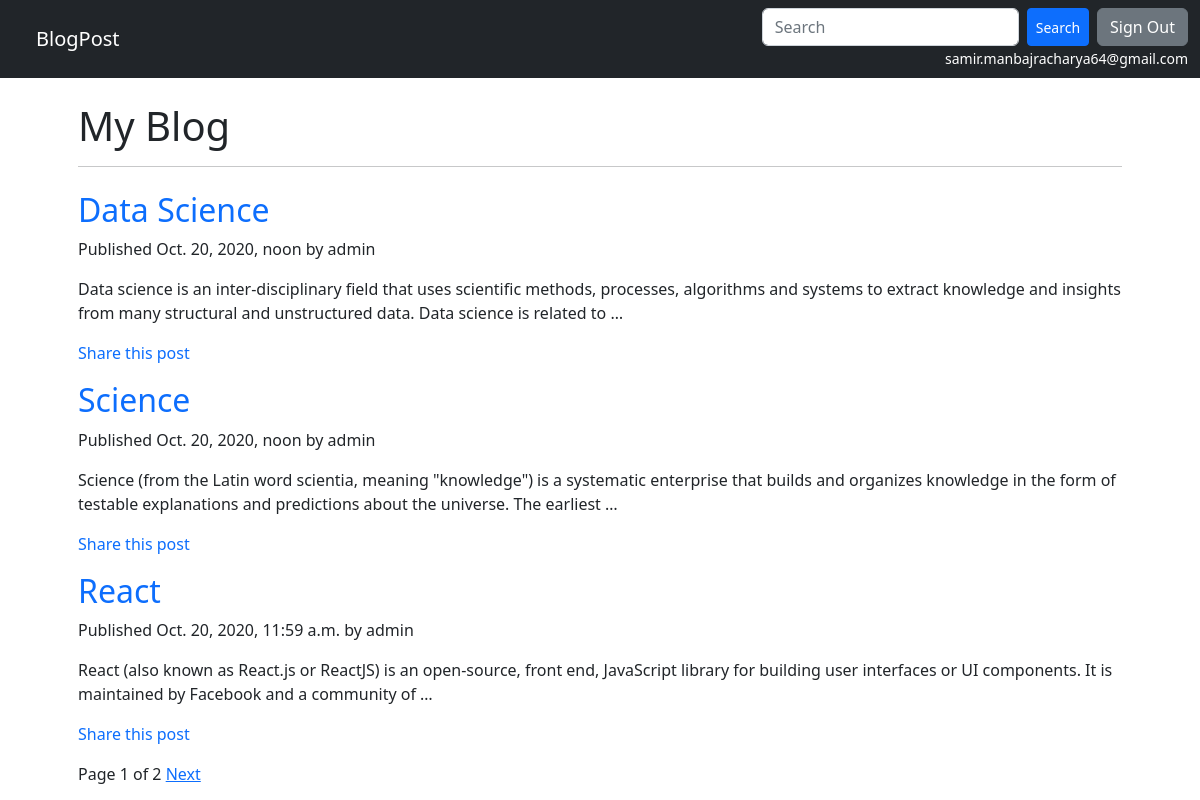
/ (signed in), run on the app's committed database.
### blog/models.py (models this page shows, shortened)
class Post(models.Model):
    STATUS_CHOICES=(
        ('draft','Draft'),
        ('published','Published')
    )
    title = models.CharField(max_length=250)
    slug = models.SlugField(max_length=250,unique_for_date='publish')
    author = models.ForeignKey(User,on_delete=models.CASCADE,related_name='blog_posts')
    body =  models.TextField()
    publish = models.DateTimeField(default=timezone.now)
    created = models.DateTimeField(auto_now_add=True)
    updated = models.DateTimeField(auto_now=True)
    status = models.CharField(max_length=10,choices=STATUS_CHOICES,default='draft')
    class Meta:
        ordering = ('-publish',)
    def get_absolute_url(self):
        return reverse('blog:blog_detail',
                        args=[self.publish.year,
                            self.publish.month,
                            self.publish.day,
                            self.slug,
                        ])

### blog/views.py (the view)
# urls.py: path('',v.post_list,name='blog_list'),
def post_list(request):
    object_list=Post.objects.all()
    paginator=Paginator(object_list,3) #No of post per page
    page=request.GET.get('page')
    try:
        posts=paginator.page(page)
    except PageNotAnInteger:
        posts=paginator.page(1)
    except EmptyPage:
        posts=paginator.page(paginator.num_pages)
    context={
        'posts':posts,
        'page':page,
    }
    return render(request,'blog/post_list.html',context)

### templates/blog/post_list.html (shortened to what this page needs)
{% extends "base.html" %}
{% block content %}
    <h1>My	Blog</h1>
    <hr class="mb-4">
    {% if posts %}
    {% for post	in posts %}
    <div class="mb-3">
        <h2>
            <a class="text-decoration-none" href="{{ post.get_absolute_url }}">{{ post.title }}</a>
        </h2>
        <p	class="date">
            Published {{ post.publish }} by	{{ post.author }}
        </p>
        <p class="mb-0">{{ post.body|truncatewords:30|linebreaks }}</p>
            <a class="text-decoration-none" href="{% url 'blog:share_post' post.slug %}">Share this post</a>
        </div>
    {%	endfor	%}
    {% include "pagination.html" with page=posts %}
    {% else %}
        <p>No posts yet.</p>
    {% endif %}
{% endblock content %}

### templates/base.html (shortened to what this page needs)
<!doctype html>
<html lang="en">
  <head>
    <link href="https://cdn.jsdelivr.net/npm/bootstrap@5.2.0-beta1/dist/css/bootstrap.min.css" rel="stylesheet">
  </head>
  <body>
    <nav class="navbar navbar-dark bg-dark">
      <div class="container-fluid">
        <a class="navbar-brand ps-4" href="{% url 'blog:blog_list' %}">BlogPost</a>
        <div class="">
          <div class="d-flex">
            <form class="d-flex" role="search" action="{% url 'blog:search_content' %}">
              <input class="form-control me-2" name='q' type="search" placeholder="Search" aria-label="Search">
              <button class="btn btn-primary btn-sm" type="submit">Search</button>
            </form>
            {% if user.is_authenticated %}
              <form action="{% url 'account:logout' %}">
                <button class="btn btn-secondary ms-2">Sign Out</button>
              </form>
            {% else %}
              <form action="{% url 'account:login' %}">
                <button class="btn btn-secondary ms-2">Sign In</button>
              </form>
            {% endif %}
          </div>
          <div>
              {% if user.is_authenticated %}
              <p class='mb-0' style="text-align:right; color:white"><small>{{ user }}</small></p>
              {% endif %}
            </div>
      </div>
      </div>
    </nav>
    <div class="container mt-4 px-5">
      {% block content %}
      {% endblock %}
    </div>
  </body>
</html>

### data on the page
Post: title "Data Science", publish "Oct. 20, 2020, noon", author "admin", body "Data science is an inter-disciplinary field that uses scientific methods, processes, algorithms and systems to extract knowledge and insights from many structural and unstructured data. Data science is related to …"
Post: title "Science", publish "Oct. 20, 2020, noon", author "admin", body "Science (from the Latin word scientia, meaning \"knowledge\") is a systematic enterprise that builds and organizes knowledge in the form of testable explanations and predictions about the universe. The earliest …"
Post: title "React", publish "Oct. 20, 2020, 11:59 a.m.", author "admin", body "React (also known as React.js or ReactJS) is an open-source, front end, JavaScript library for building user interfaces or UI components. It is maintained by Facebook and a community of …"

### other printed values
{{ user }} "samir.manbajracharya64@gmail.com"
{{ page.number }} "1"
{{ page.paginator.num_pages }} "2"
